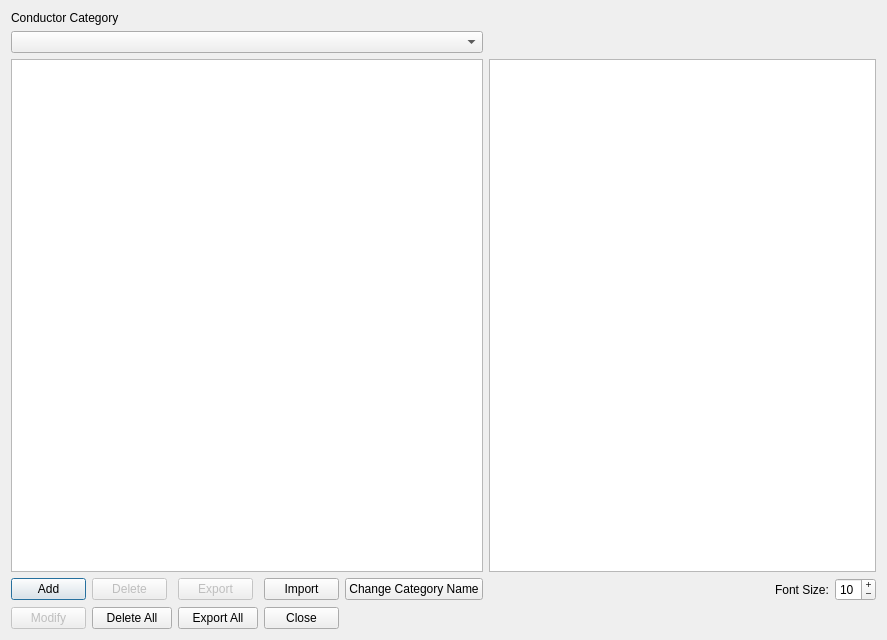
<?xml version="1.0" encoding="UTF-8"?>
<ui version="4.0">
 <class>ConductorLibrary</class>
 <widget class="QDialog" name="ConductorLibrary">
  <property name="geometry">
   <rect>
    <x>0</x>
    <y>0</y>
    <width>887</width>
    <height>640</height>
   </rect>
  </property>
  <property name="windowTitle">
   <string>Dialog</string>
  </property>
  <layout class="QGridLayout" name="gridLayout">
   <item row="0" column="0" colspan="2">
    <widget class="QLabel" name="label">
     <property name="sizePolicy">
      <sizepolicy hsizetype="Expanding" vsizetype="Preferred">
       <horstretch>0</horstretch>
       <verstretch>0</verstretch>
      </sizepolicy>
     </property>
     <property name="text">
      <string>Conductor Category</string>
     </property>
    </widget>
   </item>
   <item row="1" column="0" colspan="5">
    <widget class="QComboBox" name="conductorLibraryCB">
     <property name="sizePolicy">
      <sizepolicy hsizetype="Expanding" vsizetype="Fixed">
       <horstretch>0</horstretch>
       <verstretch>0</verstretch>
      </sizepolicy>
     </property>
     <property name="minimumSize">
      <size>
       <width>0</width>
       <height>0</height>
      </size>
     </property>
    </widget>
   </item>
   <item row="2" column="0" colspan="5">
    <widget class="QListWidget" name="conductorLibraryLW">
     <property name="sizePolicy">
      <sizepolicy hsizetype="Expanding" vsizetype="Expanding">
       <horstretch>0</horstretch>
       <verstretch>0</verstretch>
      </sizepolicy>
     </property>
     <property name="minimumSize">
      <size>
       <width>0</width>
       <height>0</height>
      </size>
     </property>
    </widget>
   </item>
   <item row="2" column="5" colspan="3">
    <widget class="QTextBrowser" name="conductorLibraryTB">
     <property name="sizePolicy">
      <sizepolicy hsizetype="Expanding" vsizetype="Expanding">
       <horstretch>0</horstretch>
       <verstretch>0</verstretch>
      </sizepolicy>
     </property>
     <property name="minimumSize">
      <size>
       <width>0</width>
       <height>0</height>
      </size>
     </property>
     <property name="font">
      <font>
       <pointsize>10</pointsize>
      </font>
     </property>
     <property name="html">
      <string>&lt;!DOCTYPE HTML PUBLIC &quot;-//W3C//DTD HTML 4.0//EN&quot; &quot;http://www.w3.org/TR/REC-html40/strict.dtd&quot;&gt;
&lt;html&gt;&lt;head&gt;&lt;meta name=&quot;qrichtext&quot; content=&quot;1&quot; /&gt;&lt;style type=&quot;text/css&quot;&gt;
p, li { white-space: pre-wrap; }
&lt;/style&gt;&lt;/head&gt;&lt;body style=&quot; font-family:'MS Shell Dlg 2'; font-size:10pt; font-weight:400; font-style:normal;&quot;&gt;
&lt;p style=&quot;-qt-paragraph-type:empty; margin-top:0px; margin-bottom:0px; margin-left:0px; margin-right:0px; -qt-block-indent:0; text-indent:0px; font-size:8pt;&quot;&gt;&lt;br /&gt;&lt;/p&gt;&lt;/body&gt;&lt;/html&gt;</string>
     </property>
    </widget>
   </item>
   <item row="3" column="0">
    <widget class="QPushButton" name="addPB">
     <property name="sizePolicy">
      <sizepolicy hsizetype="Expanding" vsizetype="Fixed">
       <horstretch>0</horstretch>
       <verstretch>0</verstretch>
      </sizepolicy>
     </property>
     <property name="minimumSize">
      <size>
       <width>75</width>
       <height>0</height>
      </size>
     </property>
     <property name="maximumSize">
      <size>
       <width>75</width>
       <height>16777215</height>
      </size>
     </property>
     <property name="layoutDirection">
      <enum>Qt::LeftToRight</enum>
     </property>
     <property name="text">
      <string>Add</string>
     </property>
    </widget>
   </item>
   <item row="3" column="1">
    <widget class="QPushButton" name="deletePB">
     <property name="enabled">
      <bool>false</bool>
     </property>
     <property name="sizePolicy">
      <sizepolicy hsizetype="Expanding" vsizetype="Fixed">
       <horstretch>0</horstretch>
       <verstretch>0</verstretch>
      </sizepolicy>
     </property>
     <property name="minimumSize">
      <size>
       <width>75</width>
       <height>0</height>
      </size>
     </property>
     <property name="maximumSize">
      <size>
       <width>75</width>
       <height>16777215</height>
      </size>
     </property>
     <property name="layoutDirection">
      <enum>Qt::LeftToRight</enum>
     </property>
     <property name="text">
      <string>Delete</string>
     </property>
    </widget>
   </item>
   <item row="3" column="2">
    <widget class="QPushButton" name="exportPB">
     <property name="enabled">
      <bool>false</bool>
     </property>
     <property name="sizePolicy">
      <sizepolicy hsizetype="Expanding" vsizetype="Fixed">
       <horstretch>0</horstretch>
       <verstretch>0</verstretch>
      </sizepolicy>
     </property>
     <property name="maximumSize">
      <size>
       <width>75</width>
       <height>16777215</height>
      </size>
     </property>
     <property name="layoutDirection">
      <enum>Qt::LeftToRight</enum>
     </property>
     <property name="text">
      <string>Export</string>
     </property>
    </widget>
   </item>
   <item row="3" column="3">
    <widget class="QPushButton" name="importPB">
     <property name="sizePolicy">
      <sizepolicy hsizetype="Expanding" vsizetype="Fixed">
       <horstretch>0</horstretch>
       <verstretch>0</verstretch>
      </sizepolicy>
     </property>
     <property name="maximumSize">
      <size>
       <width>75</width>
       <height>16777215</height>
      </size>
     </property>
     <property name="layoutDirection">
      <enum>Qt::LeftToRight</enum>
     </property>
     <property name="text">
      <string>Import</string>
     </property>
    </widget>
   </item>
   <item row="3" column="4">
    <widget class="QPushButton" name="changeCategoryNamePB">
     <property name="sizePolicy">
      <sizepolicy hsizetype="Fixed" vsizetype="Fixed">
       <horstretch>0</horstretch>
       <verstretch>0</verstretch>
      </sizepolicy>
     </property>
     <property name="text">
      <string>Change Category Name</string>
     </property>
    </widget>
   </item>
   <item row="3" column="5">
    <spacer name="horizontalSpacer">
     <property name="orientation">
      <enum>Qt::Horizontal</enum>
     </property>
     <property name="sizeHint" stdset="0">
      <size>
       <width>316</width>
       <height>20</height>
      </size>
     </property>
    </spacer>
   </item>
   <item row="3" column="6">
    <widget class="QLabel" name="fontLabel">
     <property name="text">
      <string>Font Size:</string>
     </property>
    </widget>
   </item>
   <item row="3" column="7">
    <widget class="QSpinBox" name="fontSB">
     <property name="sizePolicy">
      <sizepolicy hsizetype="Fixed" vsizetype="Fixed">
       <horstretch>0</horstretch>
       <verstretch>0</verstretch>
      </sizepolicy>
     </property>
     <property name="minimumSize">
      <size>
       <width>0</width>
       <height>0</height>
      </size>
     </property>
     <property name="layoutDirection">
      <enum>Qt::LeftToRight</enum>
     </property>
     <property name="buttonSymbols">
      <enum>QAbstractSpinBox::PlusMinus</enum>
     </property>
     <property name="suffix">
      <string/>
     </property>
     <property name="minimum">
      <number>1</number>
     </property>
     <property name="maximum">
      <number>50</number>
     </property>
     <property name="value">
      <number>10</number>
     </property>
    </widget>
   </item>
   <item row="4" column="0">
    <widget class="QPushButton" name="modifyPB">
     <property name="enabled">
      <bool>false</bool>
     </property>
     <property name="sizePolicy">
      <sizepolicy hsizetype="Expanding" vsizetype="Fixed">
       <horstretch>0</horstretch>
       <verstretch>0</verstretch>
      </sizepolicy>
     </property>
     <property name="minimumSize">
      <size>
       <width>75</width>
       <height>0</height>
      </size>
     </property>
     <property name="maximumSize">
      <size>
       <width>75</width>
       <height>16777215</height>
      </size>
     </property>
     <property name="layoutDirection">
      <enum>Qt::LeftToRight</enum>
     </property>
     <property name="text">
      <string>Modify</string>
     </property>
    </widget>
   </item>
   <item row="4" column="1">
    <widget class="QPushButton" name="deleteAllPB">
     <property name="text">
      <string>Delete All</string>
     </property>
    </widget>
   </item>
   <item row="4" column="2">
    <widget class="QPushButton" name="exportAllPB">
     <property name="text">
      <string>Export All</string>
     </property>
    </widget>
   </item>
   <item row="4" column="3">
    <widget class="QPushButton" name="closePB">
     <property name="sizePolicy">
      <sizepolicy hsizetype="Expanding" vsizetype="Fixed">
       <horstretch>0</horstretch>
       <verstretch>0</verstretch>
      </sizepolicy>
     </property>
     <property name="maximumSize">
      <size>
       <width>75</width>
       <height>16777215</height>
      </size>
     </property>
     <property name="layoutDirection">
      <enum>Qt::LeftToRight</enum>
     </property>
     <property name="text">
      <string>Close</string>
     </property>
    </widget>
   </item>
  </layout>
 </widget>
 <tabstops>
  <tabstop>conductorLibraryCB</tabstop>
  <tabstop>conductorLibraryLW</tabstop>
  <tabstop>addPB</tabstop>
  <tabstop>deletePB</tabstop>
  <tabstop>exportPB</tabstop>
  <tabstop>importPB</tabstop>
  <tabstop>changeCategoryNamePB</tabstop>
  <tabstop>modifyPB</tabstop>
  <tabstop>deleteAllPB</tabstop>
  <tabstop>exportAllPB</tabstop>
  <tabstop>closePB</tabstop>
  <tabstop>fontSB</tabstop>
  <tabstop>conductorLibraryTB</tabstop>
 </tabstops>
 <resources/>
 <connections/>
</ui>
